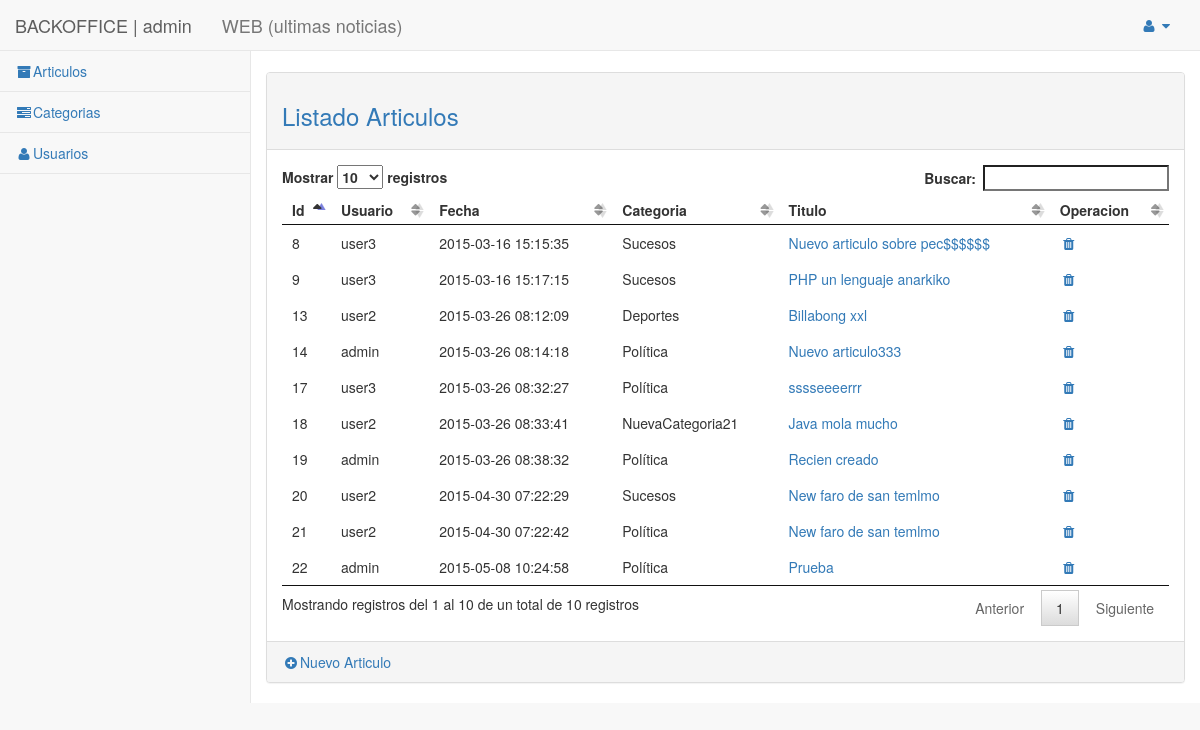
The app's page /backoffice/articulo/controlador.php (signed in), older data.
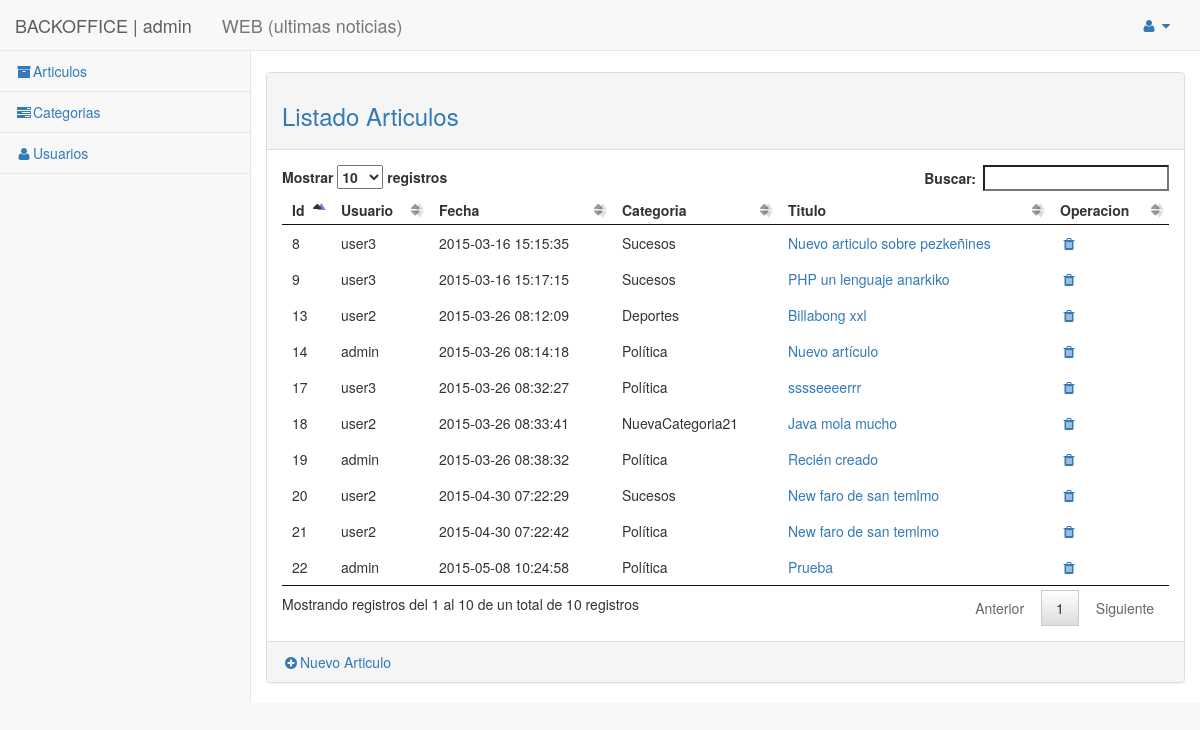
The same page, newer data.
### tables this page shows
CREATE TABLE IF NOT EXISTS `articulo` (
  `id` int(11) NOT NULL AUTO_INCREMENT,
  `fecha` timestamp NULL DEFAULT CURRENT_TIMESTAMP COMMENT 'fecha del artículo',
  `titulo` varchar(250) NOT NULL DEFAULT 'Sin titulo' COMMENT 'título del articulo',
  `contenido` text NOT NULL,
  `id_usuario` int(11) NOT NULL,
  `id_categoria` int(11) NOT NULL,
  `foto` varchar(535) NOT NULL,
  PRIMARY KEY (`id`),
  KEY `id_usuario` (`id_usuario`),
  KEY `id_categoria` (`id_categoria`)
);

CREATE TABLE IF NOT EXISTS `usuario` (
  `id` int(11) NOT NULL AUTO_INCREMENT,
  `email` varchar(250) NOT NULL,
  `password` varchar(50) NOT NULL,
  `nombre` varchar(250) NOT NULL,
  `rol` int(1) NOT NULL DEFAULT '1' COMMENT '0=Administrador  1=usuario',
  `validar` int(11) NOT NULL DEFAULT '0' COMMENT '0 usario sin validar via email, 1 validado',
  PRIMARY KEY (`id`),
  UNIQUE KEY `email` (`email`)
);

CREATE TABLE IF NOT EXISTS `categoria` (
  `id` int(11) NOT NULL AUTO_INCREMENT,
  `fecha` timestamp NULL DEFAULT CURRENT_TIMESTAMP,
  `titulo` varchar(250) NOT NULL DEFAULT 'Sin titulo',
  PRIMARY KEY (`id`)
);

### core/Database.php (called while the page is built, shortened)
<?php
class Database{
	private $db_host = "localhost";
	private $db_user = "root";
	private $db_pass = "";
	private $db_name = "mb15";
	private $con = false;
	private $result = array();
	public function connect(){
            if(!$this->con){
                $myconn = @mysql_connect($this->db_host,$this->db_user,$this->db_pass);
                if($myconn){
                    $seldb = @mysql_select_db($this->db_name,$myconn);
                    if($seldb){
                	$this->con = true;
                        return true;
                    }
                    else{
                	array_push($this->result,mysql_error());
                        return false;
                    }
                }
                else{
                    array_push($this->result,mysql_error());
                    return false;
                }
            }
            else{
                return true;
            }
	}
    public function disconnect(){
    	if($this->con){
    		if(@mysql_close()){
    			$this->con = false;
				return true;
			}else{
				return false;
			}
		}
    }
	public function sql($sql){
		$query = @mysql_query($sql);
		if($query){
			$this->numResults = mysql_num_rows($query);
			for($i = 0; $i < $this->numResults; $i++){
				$r = mysql_fetch_array($query);
               	$key = array_keys($r);
               	for($x = 0; $x < count($key); $x++){
                   	if(!is_int($key[$x])){
                   		if(mysql_num_rows($query) >= 1){
                   			$this->result[$i][$key[$x]] = $r[$key[$x]];
						}else{
							$this->result = null;
						}
					}
				}
			}
			return true;
		}else{
			array_push($this->result,mysql_error());
			return false;
		}
	}
    public function getResult(){
        $val = $this->result;
        $this->result = array();
        return $val;
    }
}

### backoffice/articulo/modelo.php (called while the page is built, shortened)
<?php
	function getArticulos( $limit=10 , $id_usuario=null, $id_categoria=null){
		$sql = "SELECT a.id , a.titulo, id_usuario, c.titulo as categoria, u.nombre , a.fecha, a.contenido,  foto FROM `articulo` as a , `usuario` as u, `categoria` as c   ";
		$where = ' WHERE a.id_usuario = u.id and a.id_categoria = c.id ';
		$order_by = " ORDER BY fecha DESC ";
		$db = new Database();
		$db->connect();
		$db->sql( $sql.$where.$order_by );
		$res = $db->getResult();
		return $res;
	}
?>

### backoffice/articulo/vista.php (the view)
<?php require '../../html/backoffice/head.php'; ?>
<div id="page-wrapper">
    <div class="row">
        <div class="col-lg-12">
         </div>
     </div>
     <div class="row">
            <br>
            <div class="panel panel-default">
                <div class="panel-heading">
                     <h3 class="text-primary">Listado Articulos</h3>
                </div>
                <div class="panel-body">
					<table id="tabla">
					<thead>
						<tr>
							<th>Id</th>
							<th>Usuario</th>
							<th>Fecha</th>
							<th>Categoria</th>
							<th>Titulo</th>
							<th>Operacion</th>
						</tr>
					</thead>
					    <?php foreach($articulos as $articulo): ?>
					    <tr>
					    	<td><?php echo $articulo['id']?></td>
					    	<td><?php echo $articulo['nombre']?></td>
					        <td><?php echo $articulo['fecha']?></td>
					        <td><?php echo $articulo['categoria']?></td>
					        <td>
					        	<a href="<?php echo(CONTROLLER_ARTICULO);?>?op=<?php echo(OP_DETALLE);?>&id=<?php echo $articulo['id']?>" >
					        		<?php echo $articulo['titulo']?>
					        	</a>
					        </td>
					        <td>
					        	<a href="<?php echo(CONTROLLER_ARTICULO);?>?id=<?php echo $articulo['id']?>&op=<?php echo(OP_ELIMINAR);?>"
					        	   title="Eliminar articulo"><i class="fa fa-trash fa-fw"></i></a>
					        </td>
					    </tr>
					<?php endforeach;?>
					</table>
				</div>
                <div class="panel-footer">
                    <a href="<?php echo(CONTROLLER_ARTICULO);?>?op=<?php echo(OP_DETALLE);?>"><i class="fa fa-plus-circle fa-fw"></i>Nuevo Articulo</a>
                 </div>
            </div>
		</div>
</div>
<?php require '../../html/backoffice/footer.php'; ?>

### backoffice/articulo/controlador.php (shortened to what this page needs)
<?php
require_once ('../../core/Database.php');
require_once('modelo.php');
$perfil = $_SESSION['perfil'];
$op = 1;
switch ($op) {
	case OP_LISTAR:
		op_listar($perfil);
		break;
}
function op_listar($perfil){
	if ( $perfil['rol'] == Constantes::$ROL_ADMINISTRADOR ){
		$articulos = getArticulos( -1 , null, null );
	}else{
		$articulos = getArticulos( -1 , $perfil['id'], null  );
	}
	require('vista.php');
}

### html/backoffice/head.php (shortened to what this page needs)
<!DOCTYPE html>
<html lang="en">
<head>
	   <link href="css/bootstrap.min.css" rel="stylesheet">
	    <link href="css/sb-admin-2.css" rel="stylesheet">
	    <link href="css/font-awesome/css/font-awesome.min.css" rel="stylesheet" type="text/css">
	    <link href="js/datatables/css/jquery.dataTables.min.css" rel="stylesheet" type="text/css">
	    <link href="js/datatables/css/jquery.dataTables_themeroller.css" rel="stylesheet" type="text/css">
</head>
<body>
    <div id="wrapper">
    <?php require 'navigation.php';?>

### html/backoffice/navigation.php (shortened to what this page needs)
<?php
$perfil = $_SESSION["perfil"];
?>
 <nav class="navbar navbar-default navbar-static-top" role="navigation" style="margin-bottom: 0">
     <div class="navbar-header">
         <a class="navbar-brand" href="">BACKOFFICE | <?php echo $perfil['nombre']?> </a>
         <a class="navbar-brand" href="<?php echo WEBROOT; ?>"> WEB (ultimas noticias)</a>
     </div>
     <ul class="nav navbar-top-links navbar-right">
         <li class="dropdown">
             <a class="dropdown-toggle" data-toggle="dropdown" href="#">
                 <i class="fa fa-user fa-fw"></i>  <i class="fa fa-caret-down"></i>
             </a>
         </li>
     </ul>
     <div class="navbar-default sidebar" role="navigation">
         <div class="sidebar-nav navbar-collapse">
             <ul class="nav" id="side-menu">
                 <?php if ( $perfil['rol'] == 0 ) { ?>
                  <li>
                      <a href="<?php echo(CONTROLLER_ARTICULO);?>"><i class="fa fa-archive fa-fw"></i>Articulos</a>
                  </li>
                  <li>
                      <a href="<?php echo(CONTROLLER_CATEGORIA);?>"><i class="fa fa-tasks fa-fw"></i>Categorias</a>
                  </li>
                  <li>
                      <a href="<?php echo(CONTROLLER_USER);?>"><i class="fa fa-user fa-fw"></i>Usuarios</a>
                  </li>
               	<?php }?>
             </ul>
         </div>
     </div>
 </nav>

### html/backoffice/footer.php (shortened to what this page needs)
</div>
</body>
</html>

### html/backoffice/css/sb-admin-2.css (style rules this page uses)
body { background-color: #f8f8f8; }
#wrapper { width: 100%; }
#page-wrapper { padding: 0 15px; min-height: 568px; background-color: #fff; }
@media (min-width:768px) { #page-wrapper { position: inherit; margin: 0 0 0 250px; padding: 0 30px; border-left: 1px solid #e7e7e7; } }
.navbar-top-links { margin-right: 0; }
.navbar-top-links li { display: inline-block; }
.navbar-top-links li:last-child { margin-right: 15px; }
.navbar-top-links li a { padding: 15px; min-height: 50px; }
.sidebar .sidebar-nav.navbar-collapse { padding-right: 0; padding-left: 0; }
.sidebar ul li { border-bottom: 1px solid #e7e7e7; }
@media (min-width:768px) { .sidebar { z-index: 1; position: absolute; width: 250px; margin-top: 51px; } }
table.dataTable thead .sorting, table.dataTable thead .sorting_asc, table.dataTable thead .sorting_desc, table.dataTable thead .sorting_asc_disabled, table.dataTable thead .sorting_desc_disabled { background: 0 0; }
table.dataTable thead .sorting_asc:after { content: "\f0de"; float: right; font-family: fontawesome; }
table.dataTable thead .sorting:after { content: "\f0dc"; float: right; font-family: fontawesome; color: rgba(50,50,50,.5); }

Row changes from the older to the newer data that the page shows:
changed articulo id 19: titulo "Recien creado" → "Recién creado"
changed articulo id 14: titulo "Nuevo articulo333" → "Nuevo artículo"
changed articulo id 8: titulo "Nuevo articulo sobre pec$$$$$$" → "Nuevo articulo sobre pezkeñines"
